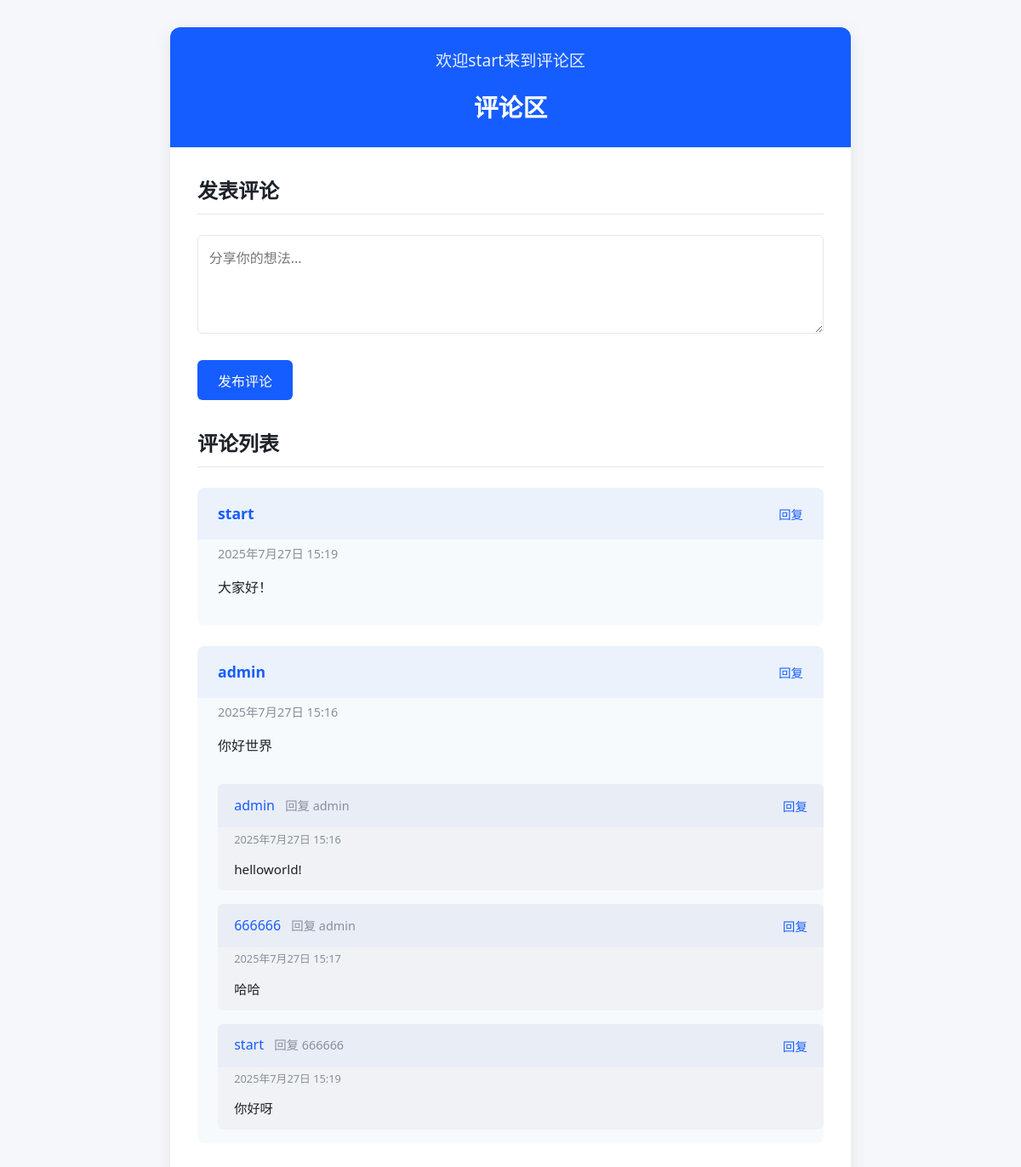
The app's page /comment/ (signed in) with its own data.
### comment/models.py (models this page shows)
class Comment(models.Model):
    user = models.ForeignKey(User, on_delete=models.CASCADE, related_name='comments')
    content = models.TextField()
    created_at = models.DateTimeField(auto_now_add=True)
    parent = models.ForeignKey(
        'self',     # 关联模型自身
        on_delete=models.CASCADE,       # 父评论被删除后，子评论一并删除
        null=True,      # 允许为空，即代表顶级评论
        blank=True,
        related_name='replies'  # 通过comment.replies.all()获取所有回复
    )
    def get_all_replies(self):
        replies = []
        for reply in self.replies.all():
            replies.append(reply)
            replies.extend(reply.get_all_replies())
        return replies
    def get_parent_username(self):
        if self.parent:
            return self.parent.user.username
        return None

### comment/views.py (the view, shortened to what this page needs)
# urls.py: path('comment/', views.comment, name='comment'),
def comment(request):
    if request.user.is_authenticated:
        username = request.user.username
    else:
        username = "访客"
    comments = Comment.objects.filter(parent__isnull=True).order_by('-created_at')
    return render(request, 'comment.html', {
        'username': username,
        'comments': comments,
    })

### templates/comment.html (shortened to what this page needs)
<!DOCTYPE html>
<html lang="zh-CN">
<head>
</head>
<body>
    <div class="container">
        <div class="header">
            <div class="welcome-message">欢迎{{ username }}来到评论区</div>
            <h1>评论区</h1>
        </div>
        <div class="comment-form">
            <h2 class="section-title">发表评论</h2>
            <form action="{% url 'comment' %}" method="post">
                <div class="form-group">
                    <textarea name="content" rows="4" placeholder="分享你的想法..."></textarea>
                </div>
                <button type="submit" class="btn">发布评论</button>
            </form>
        </div>
        <div class="comments-section">
            <h2 class="section-title">评论列表</h2>
            {% for comment in comments %}
                <div class="comment">
                    <div class="comment-header">
                        <div>
                            <span class="comment-author">{{ comment.user.username }}</span>
                        </div>
                        <button type="button" onclick="toggleReplyForm({{ comment.id }})" class="reply-btn">
                             回复
                        </button>
                    </div>
                    <div class="comment-timestamp">{{ comment.created_at }}</div>
                    <div class="comment-content">{{ comment.content }}</div>
                    <div class="replies">
                        {% for reply in comment.get_all_replies %}
                            <div class="reply">
                                <div class="reply-header">
                                    <div>
                                        <span class="reply-author">{{ reply.user.username }}</span>
                                        <span class="reply-to">回复 {{ reply.get_parent_username }}</span>
                                    </div>
                                    <button type="button" onclick="toggleReplyForm({{ reply.id }})" class="reply-btn">
                                         回复
                                    </button>
                                </div>
                                <div class="reply-timestamp">{{ reply.created_at }}</div>
                                <div class="reply-content">{{ reply.content }}</div>
                            </div>
                        {% endfor %}
                    </div>
                </div>
            {% endfor %}
        </div>
    </div>
</body>
</html>

### templates/comment.html (style rules this page uses)
:root { --primary-color: #165DFF; --secondary-color: #0E42B3; --light-color: #F5F7FA; --dark-color: #1D2129; --gray-color: #86909C; --border-color: #E5E6EB; --comment-bg: #F7FAFC; --reply-bg: #F0F2F5; }
* { margin: 0; padding: 0; box-sizing: border-box; font-family: 'Segoe UI', Tahoma, Geneva, Verdana, sans-serif; }
body { background-color: var(--light-color); color: var(--dark-color); line-height: 1.6; min-height: 100vh; display: flex; justify-content: center; padding: 2rem 0; }
.container { width: 90%; max-width: 800px; background-color: white; border-radius: 12px; box-shadow: 0 4px 20px rgba(0, 0, 0, 0.08); overflow: hidden; }
.header { background-color: var(--primary-color); color: white; padding: 1.5rem 2rem; text-align: center; margin-bottom: 2rem; }
.header h1 { font-size: 1.8rem; font-weight: 600; }
.welcome-message { margin-bottom: 1rem; font-size: 1.2rem; opacity: 0.9; }
.comment-form { padding: 0 2rem 2rem; }
.form-group { margin-bottom: 1.5rem; }
.form-group textarea { width: 100%; padding: 0.8rem; border: 1px solid var(--border-color); border-radius: 6px; font-size: 1rem; resize: vertical; min-height: 100px; transition: border-color 0.2s, box-shadow 0.2s; }
.btn { background-color: var(--primary-color); color: white; border: none; border-radius: 6px; padding: 0.7rem 1.5rem; font-size: 1rem; cursor: pointer; transition: background-color 0.2s, transform 0.1s; }
.comments-section { padding: 0 2rem 2rem; }
.section-title { font-size: 1.5rem; font-weight: 600; margin-bottom: 1.5rem; padding-bottom: 0.5rem; border-bottom: 1px solid var(--border-color); }
.comment { background-color: var(--comment-bg); border-radius: 8px; margin-bottom: 1.5rem; overflow: hidden; transition: transform 0.2s, box-shadow 0.2s; }
.comment-header { display: flex; justify-content: space-between; align-items: center; padding: 1rem 1.5rem; background-color: rgba(22, 93, 255, 0.05); }
.comment-author { font-size: 1.1rem; font-weight: 600; color: var(--primary-color); }
.comment-timestamp { font-size: 0.9rem; color: var(--gray-color); margin-top: 0.3rem; padding-left: 1.5rem; }
.comment-content { padding: 1rem 1.5rem; font-size: 1rem; }
.reply-btn { background-color: transparent; color: var(--primary-color); border: none; font-size: 0.9rem; cursor: pointer; transition: color 0.2s; }
.replies { margin-top: 1rem; padding-left: 1.5rem; }
.reply { background-color: var(--reply-bg); border-radius: 6px; margin-bottom: 1rem; overflow: hidden; }
.reply-header { display: flex; justify-content: space-between; align-items: center; padding: 0.8rem 1.2rem; background-color: rgba(22, 93, 255, 0.03); }
.reply-author { font-size: 1rem; font-weight: 500; color: var(--primary-color); }
.reply-to { font-size: 0.9rem; color: var(--gray-color); margin-left: 0.5rem; }
.reply-timestamp { font-size: 0.8rem; color: var(--gray-color); margin-top: 0.2rem; padding-left: 1.2rem; }
.reply-content { padding: 0.8rem 1.2rem; font-size: 0.95rem; }

### records on screen
Comment: user.username "start", created_at "2025年7月27日 15:19", content "大家好！"
Comment: user.username "admin", created_at "2025年7月27日 15:16", content "你好世界"
Comment: user.username "admin", get_parent_username "admin", created_at "2025年7月27日 15:16", content "helloworld!"
Comment: user.username "666666", get_parent_username "admin", created_at "2025年7月27日 15:17", content "哈哈"
Comment: user.username "start", get_parent_username "666666", created_at "2025年7月27日 15:19", content "你好呀"

### other values on screen
{{ username }} "start"
